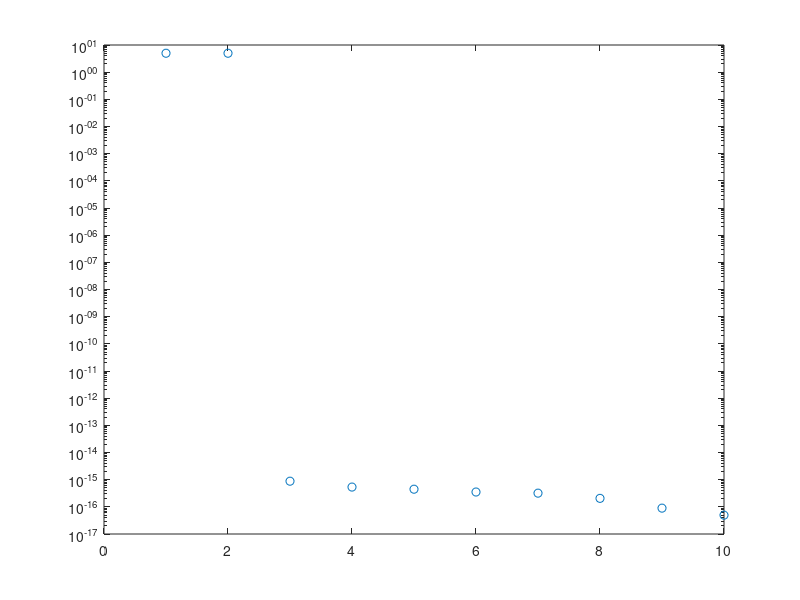

Here is the MATLAB script that generated this plot: (Note: this script raises an error after producing the figure.)
%% Separability

clear; clc; close all;

n = 10;
f1 = @(x) exp(-2*x); f2 = @(y) sin(2*pi*y); f = @(x,y) f1(x).*f2(y);
x = linspace(0,1,n); y = linspace(0,1,n);
[X,Y] = meshgrid(x,y);
A = f(X.',Y.'); a1 = f1(x); a2 = f2(y);
norm(A-a1.'*a2)

%% Case 2

n = 10;
f = @(x,y) sin(pi*(x+y));
x = linspace(0,1,n); y = linspace(0,1,n);
[X,Y] = meshgrid(x,y);
A = f(X.',Y.'); 
sv = svd(A);
figure(1)
semilogy(1:n,sv,'o')

%% Case 3
cheb.xy
ff=@(x,y)exp(-40*(x.^2-x.*y+2*y.^2-1/2).^2);
f=chebfun2(ff);
levels = 0.1:0.1:0.9;
contour(f,levels); 
axis([-1 1 -1 1]);
axis square
colormap("hot")
set(gcf,"Color","none")
export_fig chebfun1.pdf

%and its decomposition
levels = 0.1:0.1:0.9;
for k = 1:9
    figure(k+1)
    contour(chebfun2(ff,k),levels)
    xlim([-1 1]), axis equal
    colormap("hot")
    set(gcf,"Color","none")
    export_fig(sprintf("chebfun%d.pdf",k+1));
end

%% the SVD
n = 30;
x = linspace(0,1,n); y = linspace(0,1,n);
[X,Y] = meshgrid(x,y);
A = ff(X.',Y.'); 
sv = svd(A);
figure()
semilogy(1:n,sv,'o')
hline(eps,'k--')
